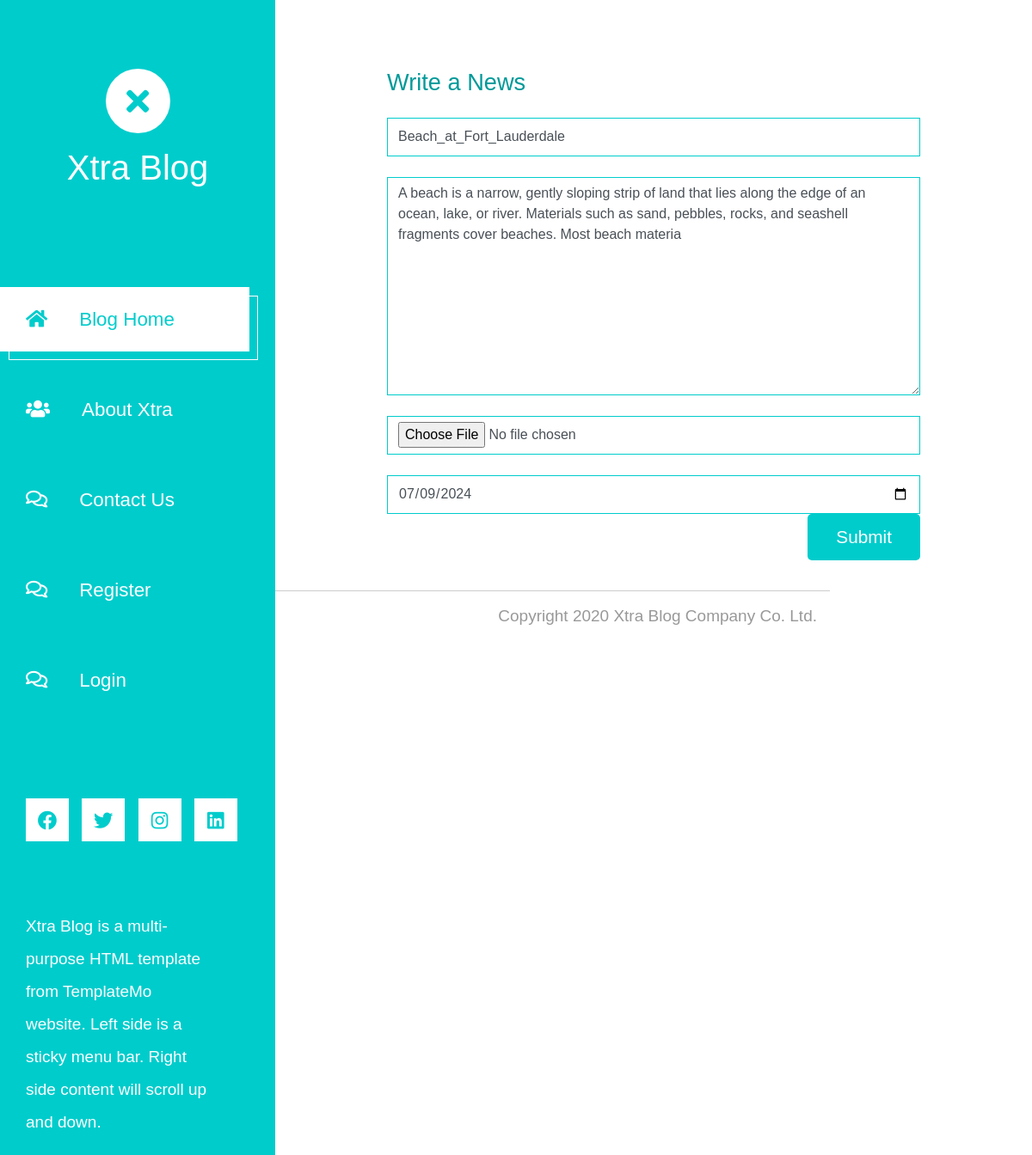
The app's page /update/18/ with its own data.
### lifestyle/models.py (models this page shows, shortened)
class Apply(models.Model):
    app_name=models.TextField(max_length=200)
    app_contant=models.TextField(max_length=200)
    app_image=models.ImageField(upload_to='images/', blank=True)
    app_date=models.TextField(max_length=200)

### lifestyle/views.py (the view)
# urls.py: path("update/<int:id>/", views.update, name="update"),
def update(request,id):
    app=Apply.objects.get(id=id)
    form=ApplyForm(instance=app)
    data2 ={
        "app":app,
        "form":form,
    }
    if request.method=="POST":
        apply=ApplyForm(request.POST, request.FILES, instance=app)
        if apply.is_valid():
            apply.save()
            return redirect("home")
    return render(request,"update.html",data2)

### lifestyle/forms.py
class ApplyForm(forms.ModelForm):
    class Meta:
        model=Apply
        fields =['app_name','app_contant','app_image','app_date',]
        widgets ={
            'app_name':TextInput(attrs={
                "class":"form-control",
                "name":"name",
                "type":"text",
            }),
            'app_contant':Textarea(attrs={
                "class":"form-control",
                "contact":"contact",
                "name":"content"
            }),
            'app_image':FileInput(attrs={
                 "class":"form-control",
                "image":"image",
                "type":"file",
            }),
            'app_date':DateInput(attrs={
                "class":"form-control",
                "type":"date",
            }),
        }

### lifestyle/templates/update.html (shortened to what this page needs)
{% extends 'theme.html' %}
{% load static %}
{% block content %}
<div class="container-fluid">
    <main class="tm-main">
<div class="container">
<form method="post" enctype="multipart/form-data">
<form action="" class="mb-5 tm-comment-form">
    <h2 class="tm-color-primary tm-post-title mb-4">Write a News</h2>
    <div class="mb-4">
        {{form.app_name}}
    </div>
    <div class="mb-4">
        {{form.app_contant}}
    </div>
    <div class="mb-4">
        {{form.app_image}}
    </div>
    <div class="mp-4">
        {{form.app_date}}
    </div>
    <div class="text-right">
        <button class="tm-btn tm-btn-primary tm-btn-small">Submit</button>
    </div>
</form>
</form>
</div>
    </main>
    </div>
{% endblock %}

### records on screen
Apply: app_name "Beach_at_Fort_Lauderdale", app_contant "A beach is a narrow, gently sloping strip of land that lies along the edge of an ocean, lake, or river. Materials such as sand, pebbles, rocks, and seashell fragments cover beaches. Most beach materia", app_date "07/09/2024"
